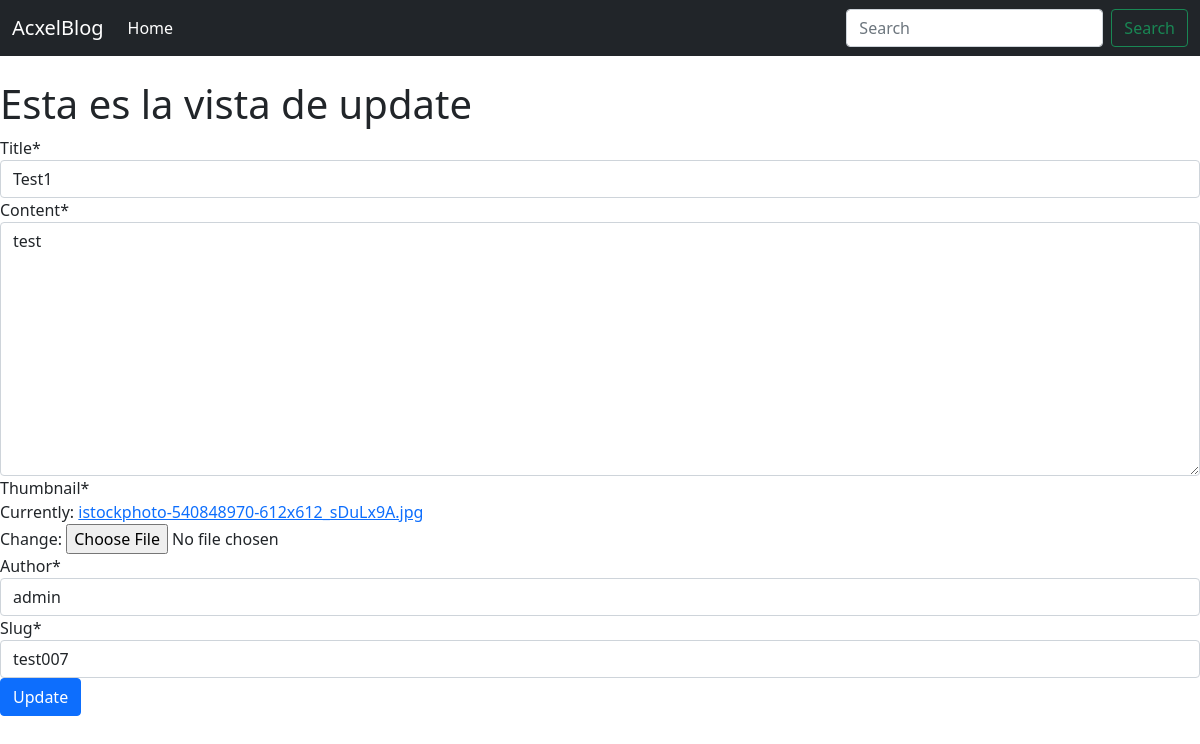
The app's page /test007/update/ with its own data.
### posts/models.py (models this page shows, shortened)
class Post(models.Model):
    title = models.CharField(max_length=100)
    content = models.TextField()
    thumbnail = models.ImageField()
    publish_date = models.DateTimeField(auto_now_add=True)
    last_update = models.DateTimeField(auto_now=True)
    author = models.ForeignKey(User, on_delete=models.CASCADE)
    slug = models.SlugField()

### posts/views.py (the view)
# urls.py: path('<slug>/update/', PostUpdateView.as_view(), name='update'),
class PostUpdateView(UpdateView):
    form_class = PostForm
    model = Post
    success_url = '/'
    def get_context_data(self, **kwargs):
        context = super().get_context_data(**kwargs)
        context.update({
            'view_type' : 'update'
            })
        return context

### posts/forms.py
class PostForm(forms.ModelForm):
    class Meta:
        model = Post
        fields=('__all__')

### posts/models.py (called while the page is built)
    def __str__(self):
        return self.username

### templates/posts/post_form.html (shortened to what this page needs)
{% extends 'base.html' %}
{% load crispy_forms_tags %}
{% block content %}
    <div >
        <h1>Esta es la vista de {{view_type}}</h1>
        <form method="POST" enctype='multipart/form-data'>
            {{ form|crispy }}
            <button class='btn btn-primary' type='submit'>{{view_type|title}}</button>
        </form>
    </div>
{% endblock content %}

### records on screen
Post: title "Test1", content "test", author "admin", slug "test007"

### other values on screen
{{ view_type }} "update"
{{ view_type|title }} "Update"
